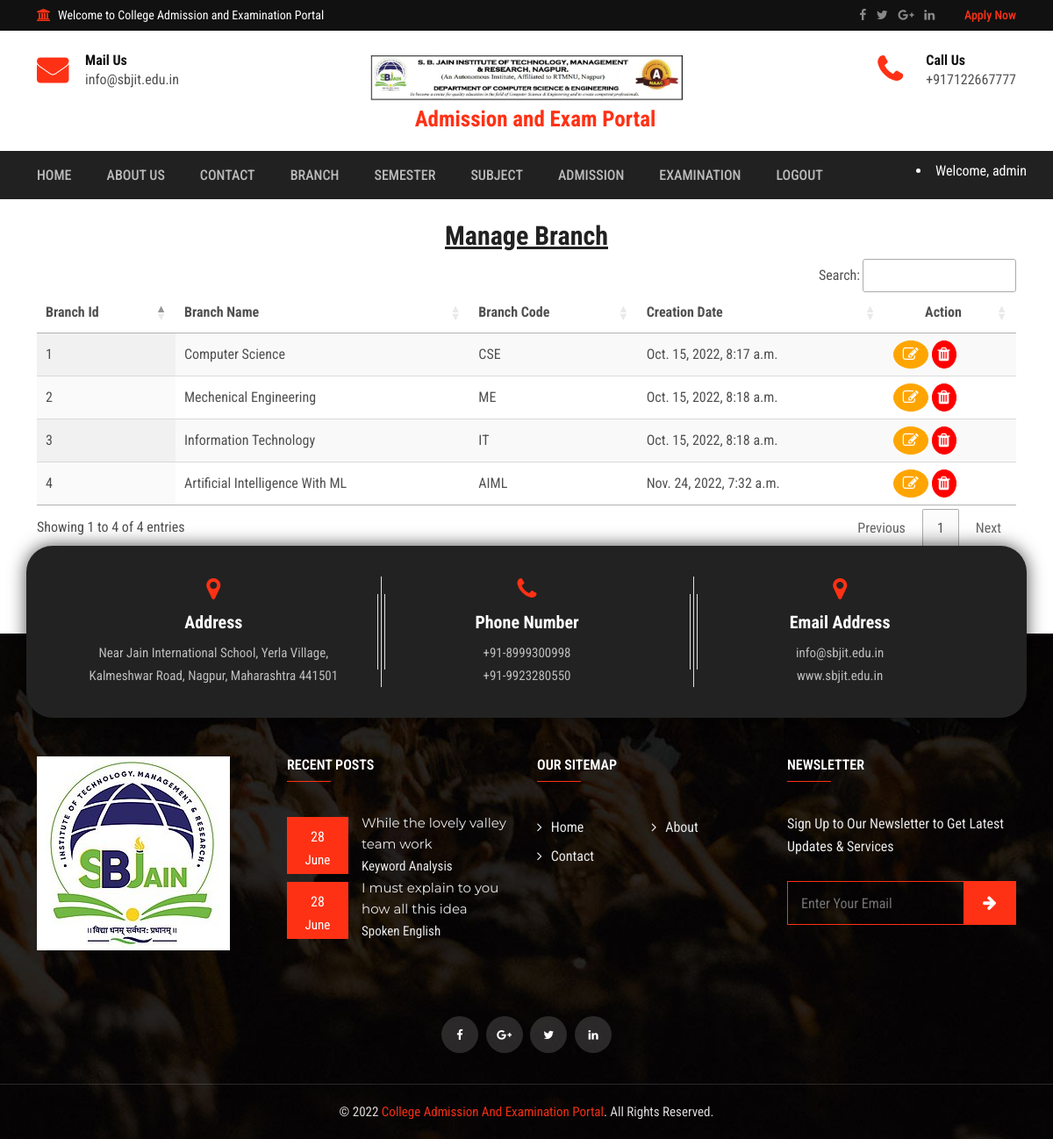
/manage-branch/ (signed in), run on the app's committed database.
### collegeapp/models.py (models this page shows, shortened)
class Branch(models.Model):
    name = models.CharField(max_length=100, null=True, blank=True)
    code = models.CharField(max_length=100, null=True, blank=True)
    created = models.DateTimeField(auto_now_add=True, blank=True)

### collegeapp/views.py (the view)
# urls.py: path('manage-branch/', manage_branch, name='manage_branch'),
def manage_branch(request):
    branch = Branch.objects.all()
    return render(request, 'manage_branch.html', locals())

### collegeapp/templates/manage_branch.html
{% include 'index.html' %}
{% load static %}
{% load custom_tags %}
{% block body %}
<div class="shop-cart mt-4">
  <div class="container">
    <div class="section-wrapper">
        <h2 class="mb-2" align="center"> <u>Manage Branch</u>
        </h2>
      <div class="cart-top">
        <table id="example" class="display nowrap" style="width: 100%">
          <thead>
            <tr>
              <th>Branch Id</th>
              <th>Branch Name</th>
              <th>Branch Code</th>
              <th>Creation Date</th>
              <th style="text-align: center">Action</th>
            </tr>
          </thead>
          <tbody>
            {% for i in branch %}
            <tr>
              <td>{{i.id}}</td>
              <td>{{i.name}}</td>
              <td>{{i.code}}</td>
              <td>{{i.created}}</td>
              <td>
                    <a href="/change-branch/{{i.id}}/" title="Edit Branch">
                        <i class="fa fa-edit" style="font-size:18px;color:white;border-radius:50%;border:1px solid orange;padding:6px;padding-left:10px;padding-right:10px;background-color:orange"></i>
                    </a>
                    <a href="/delete-branch/{{i.id}}/" title="Delete Branch" onclick="return confirm('Are your sure?')">
                        <i  class="fa fa-trash" style="font-size:18px;color:white;border-radius:50%;border:1px solid red;padding:6px;background-color:red"></i>
                    </a>
              </td>
            </tr>
            {% endfor %}
          </tbody>
        </table>
      </div>
    </div>
  </div>
</div>
{% include 'tablecdn.html' %}
{% include 'footer.html' %}
{% endblock %}

### collegeapp/templates/index.html (shortened to what this page needs)
<!DOCTYPE html>
{% load static %}
<html lang="zxx">
<head>
    <link rel="stylesheet" type="text/css" href="{% static 'css/bootstrap.min.css' %}">
    <link rel="stylesheet" type="text/css" href="{% static 'css/font-awesome.min.css' %}">
    <link rel="stylesheet" type="text/css" href="{% static 'css/animate.css' %}">
    <link rel="stylesheet" type="text/css" href="{% static 'css/owl.carousel.css' %}">
    <link rel="stylesheet" type="text/css" href="{% static 'css/slick.css' %}">
    <link rel="stylesheet" type="text/css" href="{% static 'css/magnific-popup.css' %}">
    <link rel="stylesheet" type="text/css" href="{% static 'css/off-canvas.css' %}">
    <link rel="stylesheet" type="text/css" href="{% static 'css/rsmenu-main.css' %}">
    <link rel="stylesheet" type="text/css" href="{% static 'css/rsmenu-transitions.css' %}">
    <link rel="stylesheet" type="text/css" href="{% static 'style.css' %}">
    <link rel="stylesheet" type="text/css" href="{% static 'css/responsive.css' %}">
    <link rel="stylesheet" href="https://cdnjs.cloudflare.com/ajax/libs/font-awesome/4.7.0/css/font-awesome.min.css">
</head>
<body class="home1">
    <div class="full-width-header">
        <div class="rs-toolbar">
            <div class="container">
                <div class="row">
                    <div class="col-md-6">
                        <div class="rs-toolbar-left">
                            <div class="welcome-message">
                                <i class="fa fa-bank"></i><span>Welcome to College Admission and Examination Portal</span>
                            </div>
                        </div>
                    </div>
                    <div class="col-md-6">
                        <div class="rs-toolbar-right">
                            <div class="toolbar-share-icon">
                                <ul>
                                    <li><a href="https://www.facebook.com/officialsbjain/" target="_blank"><i class="fa fa-facebook"></i></a></li>
                                    <li><a href="https://twitter.com/officialsbjain?s=09" target="_blank"><i class="fa fa-twitter"></i></a></li>
                                    <li><a href="https://www.sbjit.edu.in/" target="_blank"><i class="fa fa-google-plus"></i></a></li>
                                    <li><a href="https://www.linkedin.com/in/s-b-jain-nagpur-7a65a3153/" target="_blank"><i class="fa fa-linkedin"></i></a></li>
                                </ul>
                            </div>
                            <a href="/student-register/" class="apply-btn">Apply Now</a>
                        </div>
                    </div>
                </div>
            </div>
        </div>
        <header id="rs-header" class="rs-header">
            <div class="rs-header-top">
                <div class="container">
                    <div class="row">
                        <div class="col-md-4 col-sm-12">
                            <div class="header-contact">
                                <div id="info-details" class="widget-text">
                                    <i class="fa fa-envelope"></i>
                                    <div class="info-text">
                                        <a href="mailto:info@domain.com">
						                    	<span>Mail Us</span>
												info@sbjit.edu.in
											</a>
                                    </div>
                                </div>
                            </div>
                        </div>
                        <div class="col-md-4 col-sm-12">
                            <div class="logo-area text-center">
                                <a href="/"><img src="{% static 'images/college logo photo.png' %}" style="width:600px;height:60px;padding-bottom: 0.5rem;" alt="logo">
                                    <b style="font-size:25px;margin-left:20px;font-weight:bold">Admission and Exam Portal</b>
                                </a>
                            </div>
                        </div>
                        <div class="col-md-4 col-sm-12">
                            <div class="header-contact pull-right">
                                <div id="phone-details" class="widget-text">
                                    <i class="fa fa-phone"></i>
                                    <div class="info-text">
                                        <a href="tel:4155551234">
						                    	<span>Call Us</span>
												+917122667777
											</a>
                                    </div>
                                </div>
                            </div>
                        </div>
                    </div>
                </div>
            </div>
            <div class="menu-area menu-sticky">
                <div class="container">
                    <div class="main-menu">
                        <div class="row relative">
                            <div class="col-sm-12">
                                <nav class="rs-menu">
                                    <ul class="nav-menu">
                                        <li><a href="/" class="home">Home</a>
                                        </li>
                                        <li> <a href="/about/">About Us</a>
                                        </li>
                                        <li> <a href="/contact/">Contact</a></li>
                                        {% if request.user.is_authenticated %}
                                        {% if request.user.is_staff %}
                                            <li class="menu-item-has-children"> <a href="#">Branch</a>
                                            </li>
                                            <li class="menu-item-has-children"> <a href="#">Semester</a>
                                            </li>
                                            <li class="menu-item-has-children"> <a href="#">Subject</a>
                                            </li>
                                            <li class="menu-item-has-children"> <a href="#">Admission</a>
                                            </li>
                                            <li class="menu-item-has-children"> <a href="#">Examination</a>
                                            </li>
                                            <li> <a href="/logout/">Logout</a></li>
                                        {% else %}
                                            <li> <a href="/complete-registration/">Admission Form</a></li>
                                            <li> <a href="/exam-process">Examination Form</a></li>
                                            <li> <a href="/logout/">Logout</a></li>
                                        {% endif %}
                                        {% else %}
                                            <li> <a href="/student-register/">Register</a></li>
                                            <li> <a href="/login/">Login</a></li>
                                            <li> <a href="/admin-login/">Admin Login</a></li>
                                        {% endif %}
                                    </ul>
                                </nav>
                                <div class="right-bar-icon rs-offcanvas-link text-right">
                                    {% if request.user.is_authenticated %}
                                    {% if request.user.is_staff %}
                                    <li style="color:white;padding-top:10px">Welcome, {{request.user.username}}</li>
                                    {% else %}
                                    <li style="color:white;padding-top:10px">Welcome, {{request.user.first_name}} {{request.user.last_name}}</li>
                                    {% endif %}
                                    {% endif %}
                                </div>
                            </div>
                        </div>
                    </div>
                </div>
            </div>
        </header>
    </div>
</body>
</html>

### collegeapp/static/css/off-canvas.css (style rules this page uses)
.rs-menu.rs-menu-close, .sidebar_nav.navbar-inverse { background: transparent; }

### collegeapp/static/css/rsmenu-main.css (style rules this page uses)
.rs-menu { float: left; clear: both; width: 100%; font-size: 0; position: relative; }
.rs-menu ul, .rs-menu li, .rs-menu p, .rs-menu a, .rs-menu div, .rs-menu i { border: 0; margin: 0; padding: 0; }
.rs-menu li { display: block; vertical-align: top; position: relative; }
.rs-menu a { display: block; padding: 16px; }
.rs-menu a { color: #bbb; -webkit-tap-highlight-color: rgba(0, 0, 0, 0); }
.nav-menu>li>a { font-size: 14px; text-transform: uppercase; font-weight: 500; height: 55px; line-height: 55px; }
.rs-menu a { padding: 0px 20px; }
.inner-page .rs-menu ul.nav-menu>li>a, .home3 .rs-menu ul.nav-menu>li>a, .home1 .rs-menu ul.nav-menu>li>a { padding: 0; }
.inner-page .rs-menu ul.nav-menu>li, .home3 .rs-menu ul.nav-menu>li, .home1 .rs-menu ul.nav-menu>li { margin-right: 40px }
.home1 .rs-menu ul.nav-menu>li:last-child { margin-right: 0; }
.rs-menu ul, .home1 .rs-menu ul, .home4 .rs-menu ul { text-align: left; }
.rs-menu li { font-size: 14px; }
.nav-menu { position: relative; }
@media screen and (min-width: 992px) { .rs-menu { height: auto !important; } }
@media screen and (min-width: 992px) { .rs-menu li { display: inline-block; } }

### data on the page
Branch: id "1", name "Computer Science", code "CSE", created "Oct. 15, 2022, 8:17 a.m."
Branch: id "2", name "Mechenical Engineering", code "ME", created "Oct. 15, 2022, 8:18 a.m."
Branch: id "3", name "Information Technology", code "IT", created "Oct. 15, 2022, 8:18 a.m."
Branch: id "4", name "Artificial Intelligence With ML", code "AIML", created "Nov. 24, 2022, 7:32 a.m."

### other printed values
{{ request.user.username }} "admin"
